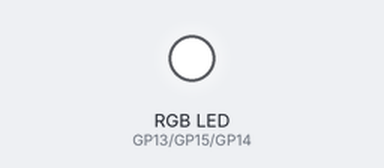
The program below on a simulated Raspberry Pi Pico running MicroPython. Shown: an RGB LED mixed from three pins (HIGH = lit). At 0.0 s the program stops and its outputs stay as they are.

Above: at 0.1 s.
Timing chart, 0 to 1.5 s (numbered marks = the images above):
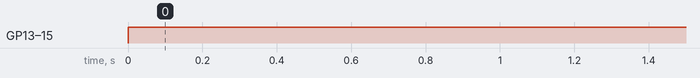

Measured:
- by itself, GP13 (redLed), GP14 (blueLed), GP15 (greenLed): LOW → HIGH at 0.00 s

The program:

rgbTest.py
```python
from machine import Pin

# Setting RGB
redPin = 13
bluePin = 14
greenPin = 15

redLed = Pin(redPin, Pin.OUT)
blueLed = Pin(bluePin, Pin.OUT)
greenLed = Pin(greenPin, Pin.OUT)

redLed.on()
greenLed.on()
blueLed.on()
```
